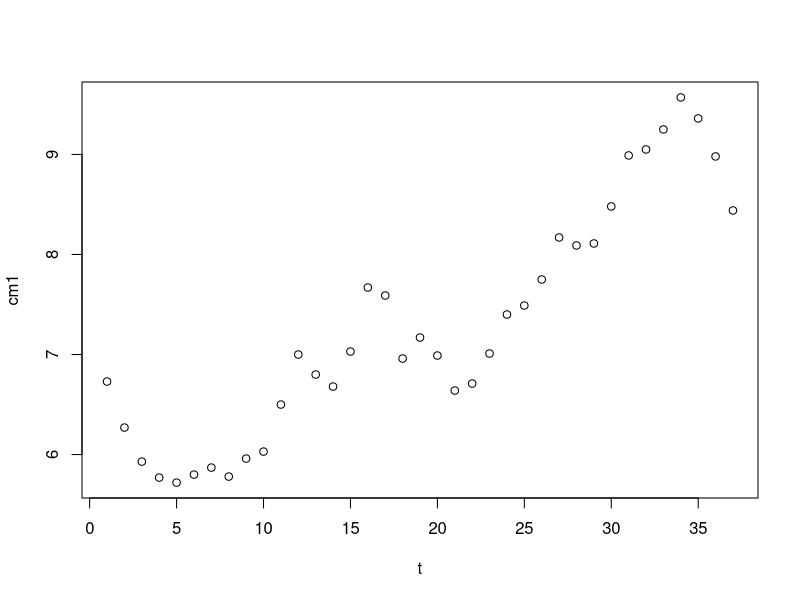
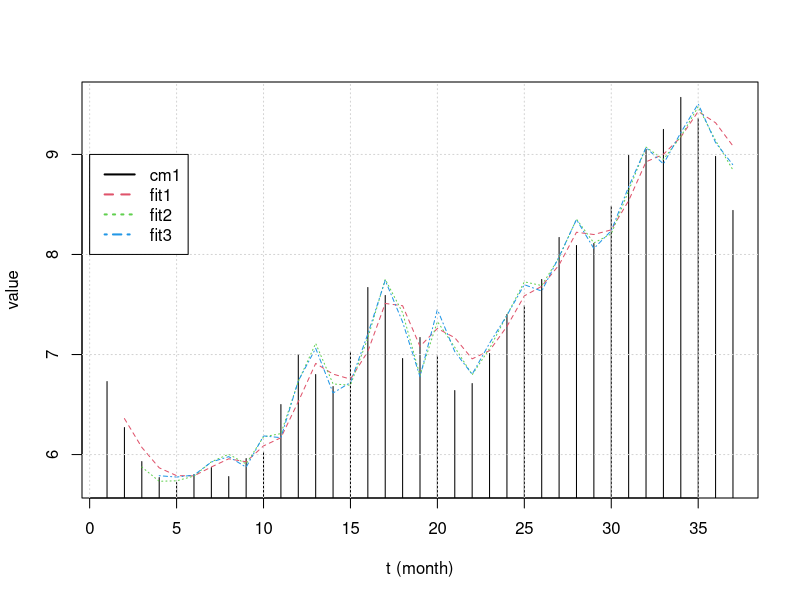
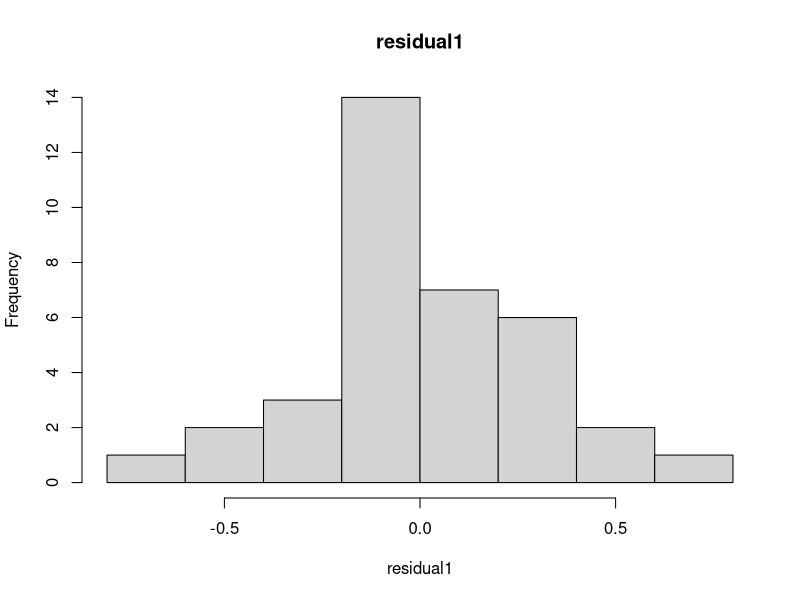
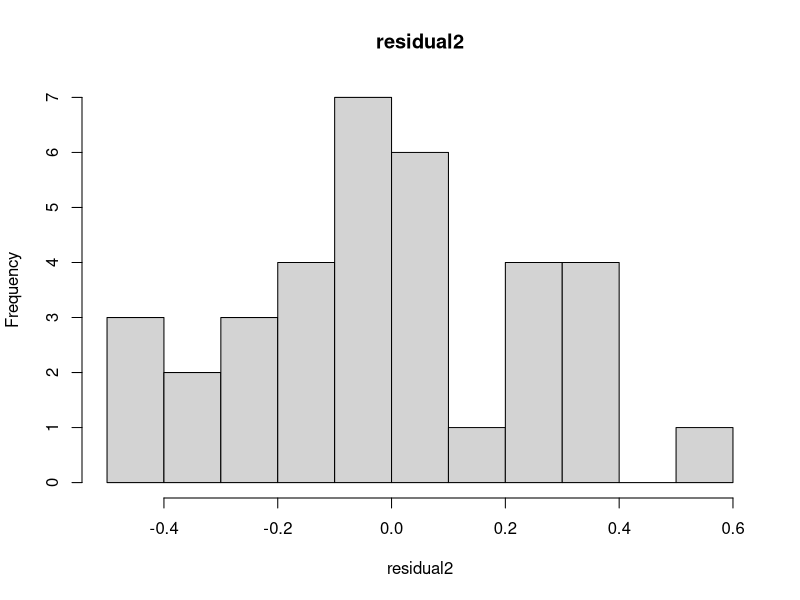
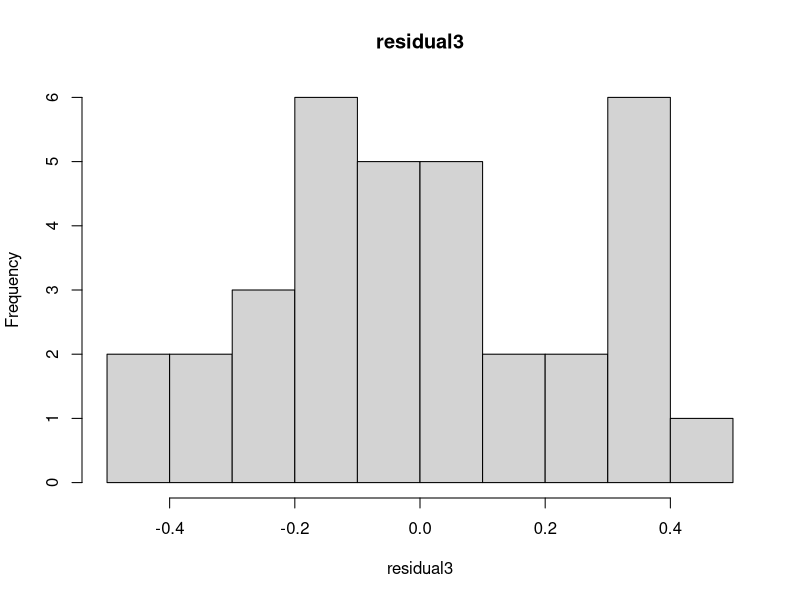
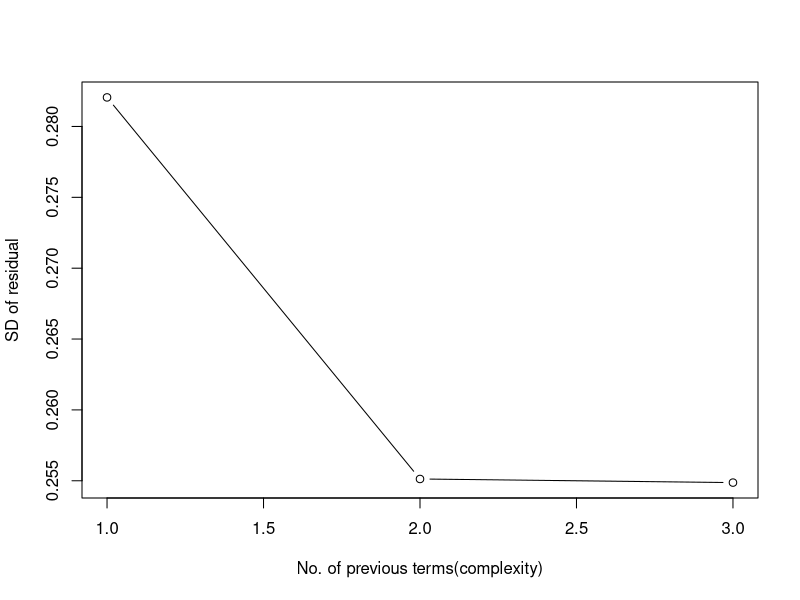
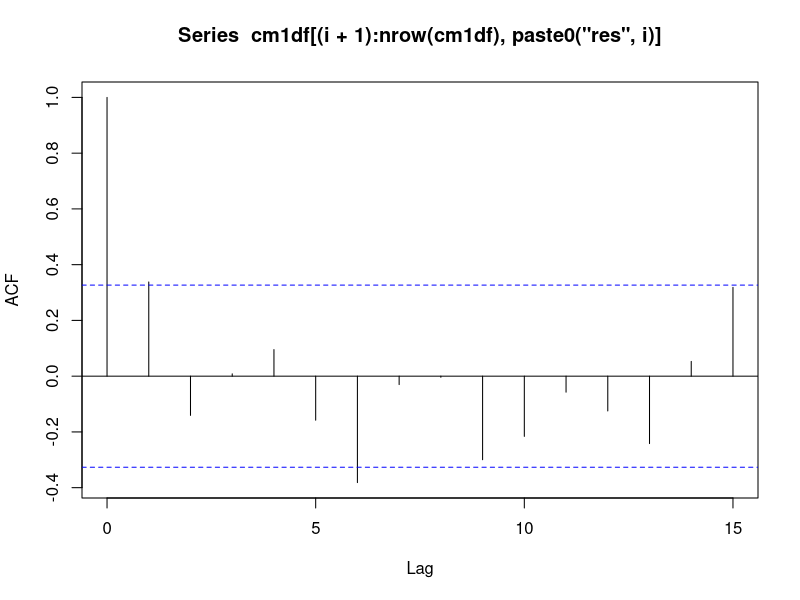
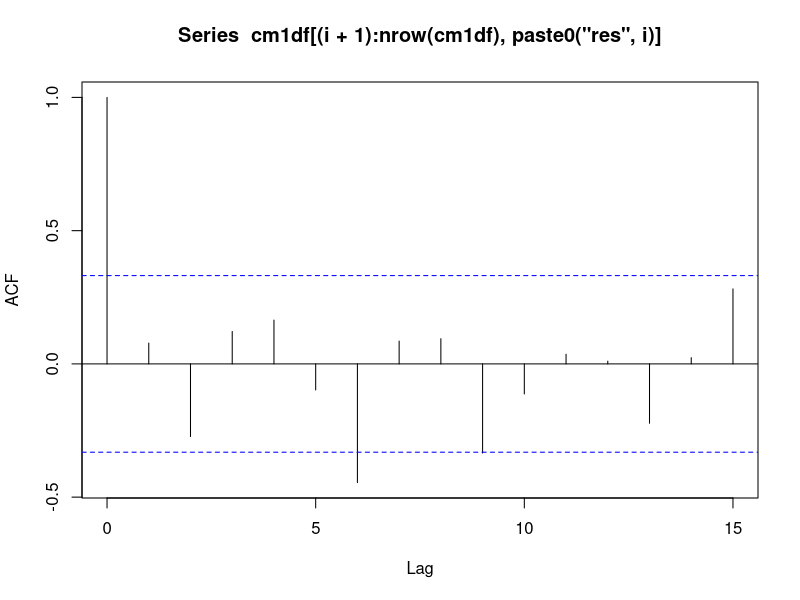

These charts were generated, in order, by the following R code:
## ---- chunk 1
knitr::opts_chunk$set(echo = TRUE)
## ---- chunk 2
# Example 8.6 ARM problem

#1. Read and preview
# read data (change path for your computer)
cm1=scan("cm1.txt")
n=length(cm1)
t=seq(1,n,1)
# plot data
#par(mfcol=c(2,2))
plot(t,cm1)


#2. Data manipulation
#repeat for Autoregression involving 1:3 previous terms
#(to avoid copying and pasting lag1=...,fit1...)

cm1df = data.frame(t=t,cm1=cm1)
cm1df = within(cm1df,{
  for(i in 1:3) assign(paste0('lag',i),c(rep(NA,i),cm1[1:(n-i)]))#assign lag1:lag3
  remove(i)
})
#for(i in 1:3) assign(paste0('lag',i),c(rep(NA,i),cm1[1:(n-i)]))#assign lag1:lag3

fit1 = lm(cm1~t+lag1,data=cm1df)
fit2 = lm(cm1~t+lag1+lag2,data = cm1df)
fit3 = lm(cm1~t+lag1+lag2+lag3,data = cm1df)

cm1df = within(cm1df,{
  for(i in 1:3) assign(paste0('fit',i),c(rep(NA,i),predict.lm(eval(parse(text = paste0('fit',i))))))#assign lag1:lag3
  remove(i)
})
cm1df =within(cm1df,{
  for(i in 1:3) assign(paste0('res',i),cm1 - get(paste0('fit',i)))#assign lag1:lag3
  remove(i)
})
#cm1df
head(cm1df)
layout(1)
cm1pred = c('cm1','fit1','fit2','fit3')
matplot(x=cm1df[,'t'],y=cm1df[,cm1pred],type = c('h','l','l','l'),lty = 1:4,col =1:4,
        xlab = 't (month)',ylab = 'value')
grid()
legend(0,9,legend = cm1pred,lwd=2,col = 1:4,lty = 1:4)

#layout(1:3)
for(i in 1:3) hist(cm1df[,as.character(paste0('res',i))],xlab =  paste0('residual',i),main = paste0('residual',i))
layout(1)
sd_error=numeric(3)
for(i in 1:3) sd_error[i] = sd(cm1df[,as.character(paste0('res',i))],na.rm =T)
plot(c(1:3), sd_error,
     xlab = 'No. of previous terms(complexity)',ylab = 'SD of residual',type = 'b')
#plot shows how residuals get lowered at the expense of greater complexity

#uncomment the code below to avoid copying and pasting
#!!!Note that this is usually not encouraged because it is unintuitive
#(to avoid copying and pasting lag1=...,fit1...)
#for(i in 1:3){
#  indp = paste0('lag',1:i)
#  sapply(indp,paste,sep = "+")
#  assign(paste0('fit',i),lm(as.formula(paste('cm1 ~ t +',indp))))
#}
#  for(i in 1:3) print(summary(eval(parse(text = paste0('fit',i)))))


# plot autocovariance function for these residuals
#require(graphics)
#layout(1:3)
for(i in 1:3) acf(cm1df[(i+1):nrow(cm1df),paste0('res',i)])
#acf(e1)


# forecast cm1 for May 1990
for(i in 1:3) {
  assign(paste0('coef',i),coef(get(paste0('fit',i))))
 print(get(paste0('coef',i)))
 }
nf=11#n of forcast
t2=seq(1,n+nf,1)
for(i in 1:3){
  #for every model
  cm1f = c(cm1,numeric(nf))
  #for(k in 1:i){
   #   #for every lag
    #  coeflag = c(coeflag,get(paste0('coef',k))[paste0('lag',k)])
    #}
  for(j in n+1:nf){
    #for every ts term
    

    #cm1flag = NULL
    #for(k in 1:i){
      #for every lag
    cm1flag= cm1f[(j-i):(j-1)]
    cm1f[j] = sum(get(paste0('coef',i))*c(1,t2[j],cm1flag))
  }
  assign(paste0('cm1f',i),cm1f)
  #fit2 = numeric(length(cm1f))
  #for(j in n+i:nf){
  #  fit2[j] = sum(get(paste0('coef',i))*c(1,t2[j],cm1f[(j-i+1):(j)]))
  #}
  assign(paste0('fit2_',i),fit2)
}
#layout(1:3)
for(i in 1:3){
  plot(t2,get(paste0('cm1f',i)),ylab=paste0('fit2_',i), type ='b')
  points(t,cm1,col = 'red')
  abline(v = n)
}

layout(1)
cm1pred = c('cm1','fit1','fit2','fit3')
matplot(x=cm1df[,'t'],y=cm1df[,cm1pred],type = c('h','l','l','l'),lty = 1:4,col =1:4,
        xlab = 't (month)',ylab = 'value',
        xlim = c(0,n+nf),
        ylim = c(min(cm1) - 1.5*sd(cm1),
                 (max(cm1)+1.5*sd(cm1))))
grid()
legend(0,9,legend = cm1pred,lwd=2,col = 1:4,lty = 1:4)
for(i in 1:3){
  lines(t2,get(paste0('cm1f',i)),ylab=paste0('fit2_',i), type ='l',col = i+1)
  #points(t,cm1,col = 'red')
  abline(v = n,col = 'purple',lty = 3)
}
lines(t,cm1,col = 'grey')


for(i in 1:3) {
  print(i)
  print(get(paste0('cm1f',i)))
}


